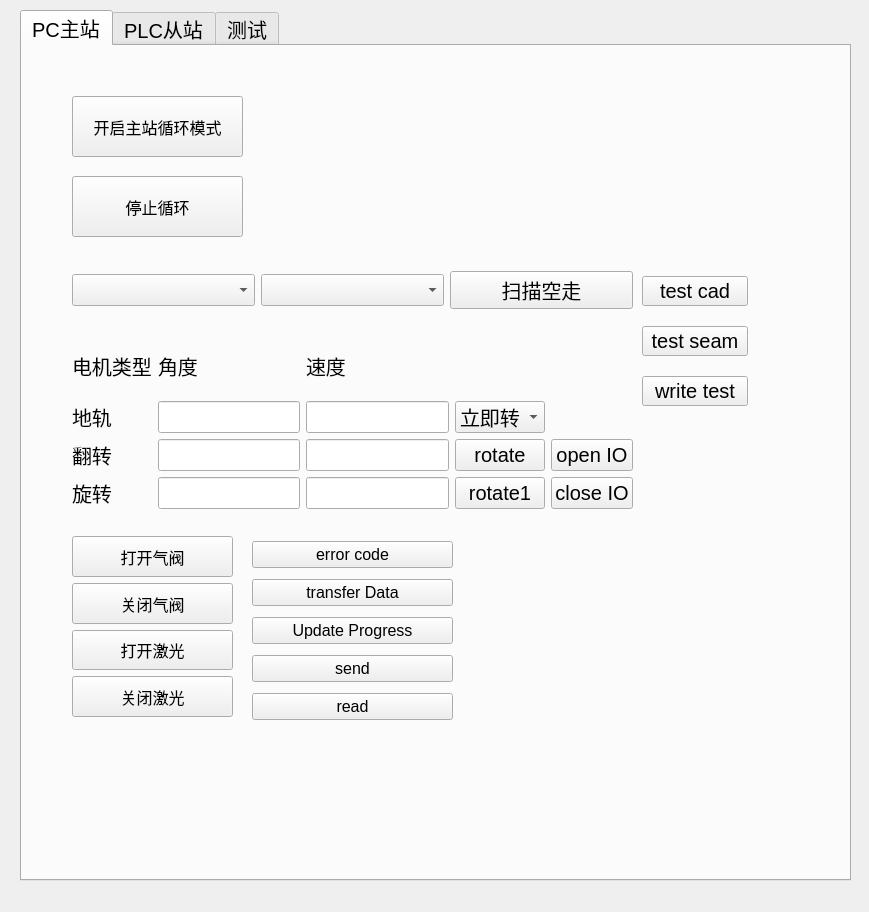
<?xml version="1.0" encoding="UTF-8"?>
<ui version="4.0">
 <class>bladeui</class>
 <widget class="QWidget" name="bladeui">
  <property name="geometry">
   <rect>
    <x>0</x>
    <y>0</y>
    <width>869</width>
    <height>912</height>
   </rect>
  </property>
  <property name="windowTitle">
   <string>Form</string>
  </property>
  <widget class="QTabWidget" name="tabWidget">
   <property name="geometry">
    <rect>
     <x>20</x>
     <y>10</y>
     <width>831</width>
     <height>871</height>
    </rect>
   </property>
   <property name="font">
    <font>
     <pointsize>15</pointsize>
    </font>
   </property>
   <property name="currentIndex">
    <number>0</number>
   </property>
   <widget class="QWidget" name="tab">
    <attribute name="title">
     <string>PC主站</string>
    </attribute>
    <widget class="QWidget" name="verticalLayoutWidget_4">
     <property name="geometry">
      <rect>
       <x>230</x>
       <y>490</y>
       <width>201</width>
       <height>190</height>
      </rect>
     </property>
     <layout class="QVBoxLayout" name="verticalLayout_4">
      <item>
       <widget class="QPushButton" name="feedbackErrCode">
        <property name="font">
         <font>
          <pointsize>12</pointsize>
         </font>
        </property>
        <property name="text">
         <string>error code</string>
        </property>
       </widget>
      </item>
      <item>
       <widget class="QPushButton" name="transferData">
        <property name="font">
         <font>
          <pointsize>12</pointsize>
         </font>
        </property>
        <property name="text">
         <string>transfer Data</string>
        </property>
       </widget>
      </item>
      <item>
       <widget class="QPushButton" name="testUpdateProgress">
        <property name="font">
         <font>
          <pointsize>12</pointsize>
         </font>
        </property>
        <property name="text">
         <string>Update Progress</string>
        </property>
       </widget>
      </item>
      <item>
       <widget class="QPushButton" name="send">
        <property name="font">
         <font>
          <pointsize>12</pointsize>
         </font>
        </property>
        <property name="text">
         <string>send</string>
        </property>
       </widget>
      </item>
      <item>
       <widget class="QPushButton" name="read">
        <property name="font">
         <font>
          <pointsize>12</pointsize>
         </font>
        </property>
        <property name="text">
         <string>read</string>
        </property>
       </widget>
      </item>
     </layout>
    </widget>
    <widget class="QWidget" name="verticalLayoutWidget">
     <property name="geometry">
      <rect>
       <x>50</x>
       <y>490</y>
       <width>161</width>
       <height>181</height>
      </rect>
     </property>
     <layout class="QVBoxLayout" name="verticalLayout">
      <item>
       <widget class="QPushButton" name="openValve">
        <property name="sizePolicy">
         <sizepolicy hsizetype="Expanding" vsizetype="Expanding">
          <horstretch>0</horstretch>
          <verstretch>0</verstretch>
         </sizepolicy>
        </property>
        <property name="font">
         <font>
          <pointsize>12</pointsize>
         </font>
        </property>
        <property name="text">
         <string>打开气阀</string>
        </property>
       </widget>
      </item>
      <item>
       <widget class="QPushButton" name="closeValve">
        <property name="sizePolicy">
         <sizepolicy hsizetype="Expanding" vsizetype="Expanding">
          <horstretch>0</horstretch>
          <verstretch>0</verstretch>
         </sizepolicy>
        </property>
        <property name="font">
         <font>
          <pointsize>12</pointsize>
         </font>
        </property>
        <property name="text">
         <string>关闭气阀</string>
        </property>
       </widget>
      </item>
      <item>
       <widget class="QPushButton" name="openLaser">
        <property name="sizePolicy">
         <sizepolicy hsizetype="Expanding" vsizetype="Expanding">
          <horstretch>0</horstretch>
          <verstretch>0</verstretch>
         </sizepolicy>
        </property>
        <property name="font">
         <font>
          <pointsize>12</pointsize>
         </font>
        </property>
        <property name="text">
         <string>打开激光</string>
        </property>
       </widget>
      </item>
      <item>
       <widget class="QPushButton" name="closeLaser">
        <property name="sizePolicy">
         <sizepolicy hsizetype="Expanding" vsizetype="Expanding">
          <horstretch>0</horstretch>
          <verstretch>0</verstretch>
         </sizepolicy>
        </property>
        <property name="font">
         <font>
          <pointsize>12</pointsize>
         </font>
        </property>
        <property name="text">
         <string>关闭激光</string>
        </property>
       </widget>
      </item>
     </layout>
    </widget>
    <widget class="QWidget" name="gridLayoutWidget">
     <property name="geometry">
      <rect>
       <x>50</x>
       <y>290</y>
       <width>561</width>
       <height>173</height>
      </rect>
     </property>
     <property name="sizePolicy">
      <sizepolicy hsizetype="Expanding" vsizetype="Expanding">
       <horstretch>0</horstretch>
       <verstretch>0</verstretch>
      </sizepolicy>
     </property>
     <property name="font">
      <font>
       <pointsize>15</pointsize>
      </font>
     </property>
     <layout class="QGridLayout" name="gridLayout">
      <item row="2" column="0">
       <widget class="QLabel" name="label_3">
        <property name="font">
         <font>
          <pointsize>15</pointsize>
         </font>
        </property>
        <property name="text">
         <string>翻转</string>
        </property>
       </widget>
      </item>
      <item row="1" column="4">
       <widget class="QComboBox" name="cb_rotateMode">
        <property name="sizePolicy">
         <sizepolicy hsizetype="Preferred" vsizetype="Preferred">
          <horstretch>0</horstretch>
          <verstretch>0</verstretch>
         </sizepolicy>
        </property>
        <property name="font">
         <font>
          <pointsize>15</pointsize>
         </font>
        </property>
        <item>
         <property name="text">
          <string>立即转</string>
         </property>
        </item>
        <item>
         <property name="text">
          <string>延时转</string>
         </property>
        </item>
       </widget>
      </item>
      <item row="0" column="4">
       <widget class="QLabel" name="label_8">
        <property name="sizePolicy">
         <sizepolicy hsizetype="Expanding" vsizetype="Expanding">
          <horstretch>0</horstretch>
          <verstretch>0</verstretch>
         </sizepolicy>
        </property>
        <property name="font">
         <font>
          <pointsize>15</pointsize>
         </font>
        </property>
        <property name="text">
         <string/>
        </property>
       </widget>
      </item>
      <item row="2" column="3">
       <widget class="QLineEdit" name="flipSpeed">
        <property name="sizePolicy">
         <sizepolicy hsizetype="Preferred" vsizetype="Preferred">
          <horstretch>0</horstretch>
          <verstretch>0</verstretch>
         </sizepolicy>
        </property>
        <property name="font">
         <font>
          <pointsize>15</pointsize>
         </font>
        </property>
       </widget>
      </item>
      <item row="1" column="2">
       <widget class="QLineEdit" name="groundAngle">
        <property name="sizePolicy">
         <sizepolicy hsizetype="Preferred" vsizetype="Preferred">
          <horstretch>0</horstretch>
          <verstretch>0</verstretch>
         </sizepolicy>
        </property>
        <property name="font">
         <font>
          <pointsize>15</pointsize>
         </font>
        </property>
       </widget>
      </item>
      <item row="1" column="0">
       <widget class="QLabel" name="label_2">
        <property name="font">
         <font>
          <pointsize>15</pointsize>
         </font>
        </property>
        <property name="text">
         <string>地轨</string>
        </property>
       </widget>
      </item>
      <item row="2" column="2">
       <widget class="QLineEdit" name="flipAngle">
        <property name="sizePolicy">
         <sizepolicy hsizetype="Preferred" vsizetype="Preferred">
          <horstretch>0</horstretch>
          <verstretch>0</verstretch>
         </sizepolicy>
        </property>
        <property name="font">
         <font>
          <pointsize>15</pointsize>
         </font>
        </property>
       </widget>
      </item>
      <item row="3" column="4">
       <widget class="QPushButton" name="rotate1">
        <property name="font">
         <font>
          <pointsize>15</pointsize>
         </font>
        </property>
        <property name="text">
         <string>rotate1</string>
        </property>
       </widget>
      </item>
      <item row="1" column="3">
       <widget class="QLineEdit" name="groundSpeed">
        <property name="sizePolicy">
         <sizepolicy hsizetype="Preferred" vsizetype="Preferred">
          <horstretch>0</horstretch>
          <verstretch>0</verstretch>
         </sizepolicy>
        </property>
        <property name="font">
         <font>
          <pointsize>15</pointsize>
         </font>
        </property>
       </widget>
      </item>
      <item row="3" column="0">
       <widget class="QLabel" name="label_4">
        <property name="font">
         <font>
          <pointsize>15</pointsize>
         </font>
        </property>
        <property name="text">
         <string>旋转</string>
        </property>
       </widget>
      </item>
      <item row="0" column="2">
       <widget class="QLabel" name="label_6">
        <property name="sizePolicy">
         <sizepolicy hsizetype="Expanding" vsizetype="Expanding">
          <horstretch>0</horstretch>
          <verstretch>0</verstretch>
         </sizepolicy>
        </property>
        <property name="font">
         <font>
          <pointsize>15</pointsize>
         </font>
        </property>
        <property name="text">
         <string>角度</string>
        </property>
       </widget>
      </item>
      <item row="0" column="0">
       <widget class="QLabel" name="label">
        <property name="sizePolicy">
         <sizepolicy hsizetype="Expanding" vsizetype="Expanding">
          <horstretch>0</horstretch>
          <verstretch>0</verstretch>
         </sizepolicy>
        </property>
        <property name="font">
         <font>
          <pointsize>15</pointsize>
         </font>
        </property>
        <property name="text">
         <string>电机类型</string>
        </property>
       </widget>
      </item>
      <item row="3" column="2">
       <widget class="QLineEdit" name="rotateAngle">
        <property name="sizePolicy">
         <sizepolicy hsizetype="Preferred" vsizetype="Preferred">
          <horstretch>0</horstretch>
          <verstretch>0</verstretch>
         </sizepolicy>
        </property>
        <property name="font">
         <font>
          <pointsize>15</pointsize>
         </font>
        </property>
       </widget>
      </item>
      <item row="0" column="3">
       <widget class="QLabel" name="label_7">
        <property name="sizePolicy">
         <sizepolicy hsizetype="Expanding" vsizetype="Expanding">
          <horstretch>0</horstretch>
          <verstretch>0</verstretch>
         </sizepolicy>
        </property>
        <property name="font">
         <font>
          <pointsize>15</pointsize>
         </font>
        </property>
        <property name="text">
         <string>速度</string>
        </property>
       </widget>
      </item>
      <item row="3" column="3">
       <widget class="QLineEdit" name="rotateSpeed">
        <property name="sizePolicy">
         <sizepolicy hsizetype="Preferred" vsizetype="Preferred">
          <horstretch>0</horstretch>
          <verstretch>0</verstretch>
         </sizepolicy>
        </property>
        <property name="font">
         <font>
          <pointsize>15</pointsize>
         </font>
        </property>
       </widget>
      </item>
      <item row="2" column="4">
       <widget class="QPushButton" name="rotate">
        <property name="font">
         <font>
          <pointsize>15</pointsize>
         </font>
        </property>
        <property name="text">
         <string>rotate</string>
        </property>
       </widget>
      </item>
      <item row="2" column="5">
       <widget class="QPushButton" name="openIO">
        <property name="font">
         <font>
          <pointsize>15</pointsize>
         </font>
        </property>
        <property name="text">
         <string>open IO</string>
        </property>
       </widget>
      </item>
      <item row="3" column="5">
       <widget class="QPushButton" name="closeIO">
        <property name="font">
         <font>
          <pointsize>15</pointsize>
         </font>
        </property>
        <property name="text">
         <string>close IO</string>
        </property>
       </widget>
      </item>
     </layout>
    </widget>
    <widget class="QPushButton" name="startMaster">
     <property name="geometry">
      <rect>
       <x>50</x>
       <y>50</y>
       <width>171</width>
       <height>61</height>
      </rect>
     </property>
     <property name="font">
      <font>
       <pointsize>12</pointsize>
      </font>
     </property>
     <property name="text">
      <string>开启主站循环模式</string>
     </property>
    </widget>
    <widget class="QPushButton" name="stopMaster">
     <property name="geometry">
      <rect>
       <x>50</x>
       <y>130</y>
       <width>171</width>
       <height>61</height>
      </rect>
     </property>
     <property name="font">
      <font>
       <pointsize>12</pointsize>
      </font>
     </property>
     <property name="text">
      <string>停止循环</string>
     </property>
    </widget>
    <widget class="QWidget" name="horizontalLayoutWidget">
     <property name="geometry">
      <rect>
       <x>50</x>
       <y>220</y>
       <width>561</width>
       <height>48</height>
      </rect>
     </property>
     <layout class="QHBoxLayout" name="horizontalLayout">
      <item>
       <widget class="QComboBox" name="cadList">
        <property name="font">
         <font>
          <pointsize>15</pointsize>
         </font>
        </property>
       </widget>
      </item>
      <item>
       <widget class="QComboBox" name="seamList">
        <property name="font">
         <font>
          <pointsize>15</pointsize>
         </font>
        </property>
       </widget>
      </item>
      <item>
       <widget class="QPushButton" name="send_single">
        <property name="font">
         <font>
          <pointsize>15</pointsize>
         </font>
        </property>
        <property name="text">
         <string>扫描空走</string>
        </property>
       </widget>
      </item>
     </layout>
    </widget>
    <widget class="QPushButton" name="test">
     <property name="geometry">
      <rect>
       <x>620</x>
       <y>230</y>
       <width>106</width>
       <height>30</height>
      </rect>
     </property>
     <property name="text">
      <string>test cad</string>
     </property>
    </widget>
    <widget class="QPushButton" name="test_seamlist">
     <property name="geometry">
      <rect>
       <x>620</x>
       <y>280</y>
       <width>106</width>
       <height>30</height>
      </rect>
     </property>
     <property name="text">
      <string>test seam</string>
     </property>
    </widget>
    <widget class="QPushButton" name="write_test">
     <property name="geometry">
      <rect>
       <x>620</x>
       <y>330</y>
       <width>106</width>
       <height>30</height>
      </rect>
     </property>
     <property name="text">
      <string>write test</string>
     </property>
    </widget>
   </widget>
   <widget class="QWidget" name="tab_2">
    <attribute name="title">
     <string>PLC从站</string>
    </attribute>
   </widget>
   <widget class="QWidget" name="tab_3">
    <attribute name="title">
     <string>测试</string>
    </attribute>
    <widget class="QPushButton" name="pushButton">
     <property name="geometry">
      <rect>
       <x>170</x>
       <y>70</y>
       <width>106</width>
       <height>30</height>
      </rect>
     </property>
     <property name="text">
      <string>write char</string>
     </property>
    </widget>
   </widget>
  </widget>
 </widget>
 <resources/>
 <connections/>
</ui>
